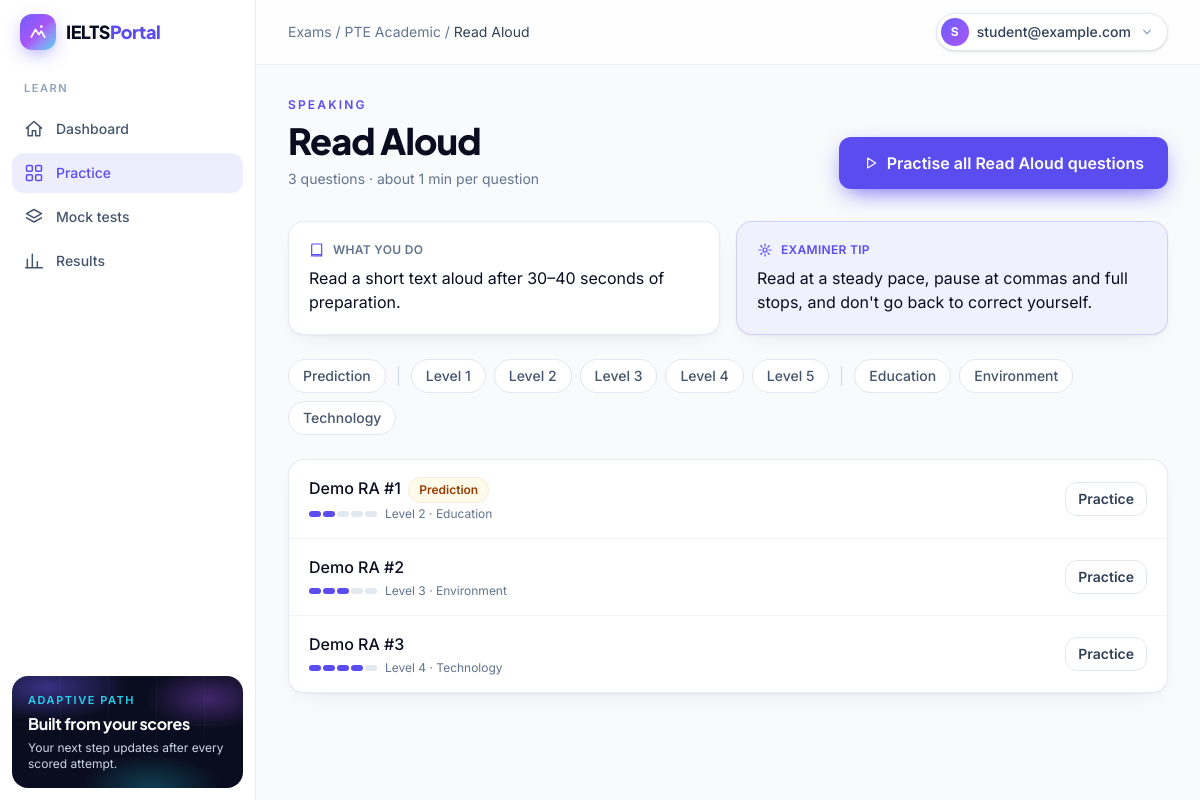
The app's page /exams/pte-academic/types/RA/ (signed in) with its own data.
### catalog/models.py (models this page shows, shortened)
class Exam(TimeStampedModel):
    class Kind(models.TextChoices):
        PTE = "pte", "PTE"
        IELTS = "ielts", "IELTS"
        OTHER = "other", "Other"
    code = models.CharField(max_length=32, unique=True, help_text="e.g. PTE_ACADEMIC")
    slug = models.SlugField(unique=True, help_text="URL slug, e.g. pte-academic")
    name = models.CharField(max_length=200)
    kind = models.CharField(max_length=10, choices=Kind.choices)
    description = models.TextField(blank=True)
    is_active = models.BooleanField(default=True)
    default_config = models.JSONField(
        default=dict, blank=True, help_text="Timers, navigation policy, ui_variant."
    )
    class Meta:
        ordering = ["name"]

class QuestionType(TimeStampedModel):
    class Engine(models.TextChoices):
        MCQ_SINGLE = "mcq_single", "MCQ single"
        MCQ_MULTI = "mcq_multi", "MCQ multi"
        FIB_DROPDOWN = "fib_dropdown", "FIB dropdown"
        FIB_DRAG = "fib_drag", "FIB drag-drop / bank"
        FIB_TEXT = "fib_text", "FIB type-in"
        REORDER = "reorder", "Reorder paragraphs"
        HIW = "hiw", "Highlight incorrect words"
        MATCHING = "matching", "Matching"
        TFNG = "tfng", "TFNG / YNNG"
        COMPLETION = "completion", "Form / note / table completion"
        MAP_LABEL = "map_label", "Map / plan / diagram label"
        DICTATION = "dictation", "Write from dictation"
        WRITING_TEXT = "writing_text", "Writing (free text)"
        SPEAKING_AUDIO = "speaking_audio", "Speaking (audio)"
    exam = models.ForeignKey(
        Exam, on_delete=models.CASCADE, related_name="question_types"
    )
    code = models.CharField(
        max_length=32, help_text="e.g. RA, RS, FIB_DROP, TFNG, TASK2"
    )
    name = models.CharField(max_length=200)
    section = models.CharField(max_length=10, choices=Section.choices)
    engine = models.CharField(max_length=20, choices=Engine.choices)
    default_time_sec = models.PositiveIntegerField(null=True, blank=True)
    ui_schema = models.JSONField(default=dict, blank=True)
    scoring_schema = models.JSONField(default=dict, blank=True)
    content_schema = models.JSONField(
        default=dict,
        blank=True,
        help_text="JSON Schema of the generation contract (content.contracts).",
    )
    media_policy = models.JSONField(
        default=dict,
        blank=True,
        help_text='Media the type needs, e.g. {"stimulus": "audio", "voices": 2}.',
    )
    class Meta:
        ordering = ["exam", "section", "code"]
        constraints = [
            models.UniqueConstraint(
                fields=["exam", "code"], name="uniq_qtype_exam_code"
            )
        ]

class Tag(models.Model):
    class Kind(models.TextChoices):
        TOPIC = "topic", "Topic"
        PREDICTION = "prediction", "Prediction"
        SKILL = "skill", "Skill"
    slug = models.SlugField(unique=True)
    label = models.CharField(max_length=100)
    kind = models.CharField(max_length=20, choices=Kind.choices, default=Kind.TOPIC)
    class Meta:
        ordering = ["label"]

class Question(TimeStampedModel):
    class Origin(models.TextChoices):
        SEED = "seed", "Seed"
        MANUAL = "manual", "Manual"
        GENERATED = "generated", "Generated"
        IMPORTED = "imported", "Imported"
    class Pool(models.TextChoices):
        PRACTICE = "practice", "Practice only"
        MOCK = "mock", "Mock only"
        BOTH = "both", "Practice and mock (legacy)"
    id = models.UUIDField(primary_key=True, default=uuid.uuid4, editable=False)
    exam = models.ForeignKey(Exam, on_delete=models.CASCADE, related_name="questions")
    question_type = models.ForeignKey(
        QuestionType, on_delete=models.PROTECT, related_name="questions"
    )
    tenant = models.ForeignKey(
        "tenancy.Tenant",
        on_delete=models.CASCADE,
        null=True,
        blank=True,
        related_name="questions",
        help_text="Empty = global bank.",
    )
    title = models.CharField(max_length=200, help_text="Internal only.")
    difficulty = models.PositiveSmallIntegerField(
        default=3, validators=[MinValueValidator(1), MaxValueValidator(5)]
    )
    tags = models.ManyToManyField(Tag, blank=True, related_name="questions")
    is_prediction = models.BooleanField(default=False)
    stem = models.JSONField(default=dict, blank=True)
    answer_key = models.JSONField(
        default=dict, blank=True, help_text="Server only — never send to the player."
    )
    scorer_meta = models.JSONField(default=dict, blank=True)
    assets = models.ManyToManyField(Asset, blank=True, related_name="questions")
    audio = models.ForeignKey(
        Asset,
        on_delete=models.SET_NULL,
        null=True,
        blank=True,
        related_name="listening_questions",
        help_text="Listening recording played in the attempt player.",
    )
    stimulus = models.ForeignKey(
        Stimulus,
        on_delete=models.PROTECT,
        null=True,
        blank=True,
        related_name="questions",
        help_text="Shared passage / script / image (optional).",
    )
    explanations = models.JSONField(
        default=dict, blank=True, help_text="Per-item rationale (server only)."
    )
    origin = models.CharField(
        max_length=10, choices=Origin.choices, default=Origin.MANUAL
    )
    pool = models.CharField(
        max_length=10,
        choices=Pool.choices,
        default=Pool.BOTH,
        help_text="Practice questions never appear in mocks and vice versa.",
    )
    topic = models.ForeignKey(
        Tag,
        on_delete=models.SET_NULL,
        null=True,
        blank=True,
        related_name="primary_questions",
    )
    subtopic = models.CharField(max_length=120, blank=True)
    content_hash = models.CharField(max_length=64, blank=True, db_index=True)
    minhash = models.BinaryField(null=True, blank=True, editable=False)
    is_active = models.BooleanField(default=True)
    version = models.PositiveIntegerField(default=1)
    PRACTICE_POOLS = (Pool.PRACTICE, Pool.BOTH)
    MOCK_POOLS = (Pool.MOCK, Pool.BOTH)
    class Meta:
        indexes = [
            models.Index(
                fields=["exam", "question_type", "is_active", "is_prediction"]
            ),
            models.Index(fields=["exam", "question_type", "pool", "is_active"]),
        ]

### accounts/models.py (models this page shows, shortened)
class User(AbstractUser):
    firebase_uid = models.CharField(
        max_length=128,
        unique=True,
        null=True,
        blank=True,
        help_text="Firebase Authentication uid (Google sign-in).",
    )
    class Meta(AbstractUser.Meta):
        constraints = [
            models.UniqueConstraint(
                Lower("email"),
                condition=~Q(email=""),
                name="accounts_user_email_ci_unique",
            )
        ]

class UserProfile(TimeStampedModel):
    user = models.OneToOneField(
        settings.AUTH_USER_MODEL, on_delete=models.CASCADE, related_name="profile"
    )
    display_name = models.CharField(max_length=150, blank=True)
    role_primary = models.CharField(
        max_length=20, choices=Role.choices, default=Role.STUDENT
    )
    primary_exam = models.ForeignKey(
        "catalog.Exam",
        on_delete=models.SET_NULL,
        null=True,
        blank=True,
        related_name="+",
    )
    target_score = models.DecimalField(
        max_digits=4,
        decimal_places=1,
        null=True,
        blank=True,
        help_text="PTE 10-90 or IELTS band 0-9.",
    )
    timezone = models.CharField(max_length=64, default="Asia/Kolkata")
    free_mocks_remaining = models.PositiveIntegerField(default=1)
    onboarded_at = models.DateTimeField(null=True, blank=True)
    avatar_url = models.URLField(max_length=500, blank=True)
    meta = models.JSONField(default=dict, blank=True)

### catalog/views.py (the view)
class QuestionTypeListView(ExamMixin, TemplateView):
    template_name = "catalog/qtype_list.html"
    def get_context_data(self, **kwargs):
        context = super().get_context_data(**kwargs)
        exam = self.get_exam()
        qtype = get_object_or_404(exam.question_types, code=self.kwargs["code"])
        params = self.request.GET
        questions = visible(
            Question.objects.filter(
                question_type=qtype, pool__in=Question.PRACTICE_POOLS
            ),
            self.request,
        )
        if params.get("prediction") == "1":
            questions = questions.filter(is_prediction=True)
        if params.get("difficulty") in {str(i) for i in range(1, 6)}:
            questions = questions.filter(difficulty=int(params["difficulty"]))
        topics = Tag.objects.filter(
            kind=Tag.Kind.TOPIC, questions__question_type=qtype
        ).distinct()
        if params.get("topic"):
            questions = questions.filter(tags__slug=params["topic"])
        context.update(
            exam=exam,
            qtype=qtype,
            questions=questions.only("id", "title", "difficulty", "is_prediction")
            .prefetch_related("tags")
            .order_by("title")
            .distinct(),
            prediction_chip=_chip(self.request, "prediction", "1", "Prediction"),
            difficulty_chips=[
                _chip(self.request, "difficulty", str(i), f"Level {i}")
                for i in range(1, 6)
            ],
            topic_chips=[_chip(self.request, "topic", t.slug, t.label) for t in topics],
            filtered=any(params.get(k) for k in ("prediction", "difficulty", "topic")),
        )
        return context

### templates/catalog/qtype_list.html (shortened to what this page needs)
{% extends "app/base.html" %}
{% load guide %}
{% block crumbs %}{% with crumb=qtype.name %}{% include "catalog/_crumbs.html" %}{% endwith %}{% endblock %}
{% block content %}
<div data-animate class="mb-8 flex flex-wrap items-end justify-between gap-4">
  <div>
    <p class="eyebrow">{{ qtype.get_section_display }}</p>
    <h1 class="mt-2 font-display text-3xl font-extrabold tracking-tight text-ink sm:text-4xl">{{ qtype.name }}</h1>
    <p class="mt-2 text-sm text-slate-500">{{ questions|length }} question{{ questions|length|pluralize }}{% if qtype.default_time_sec %} · about {{ qtype.default_time_sec|minutes }} min per question{% endif %}</p>
  </div>
  {% if questions %}<form method="post" action="{% url 'catalog:practice_start' exam.slug qtype.code %}">{% csrf_token %}<button class="btn-primary btn-lg" data-testid="practice-all">{% include "components/icon.html" with name="play" cls="h-4 w-4" %}Practise all {{ qtype.name }} questions</button></form>{% endif %}
</div>
{% with g=qtype.code|qtype_guide %}{% if g %}
<div data-animate class="mb-6 grid gap-4 md:grid-cols-2" data-testid="qtype-guide">
  <div class="card p-5"><p class="flex items-center gap-2 text-xs font-semibold tracking-wide text-slate-500 uppercase">What you do</p><p class="mt-2 text-ink">{{ g.what }}</p></div>
  <div class="card border-brand/20 bg-brand/5 p-5"><p class="flex items-center gap-2 text-xs font-semibold tracking-wide text-brand uppercase">{% include "components/icon.html" with name="spark" cls="h-4 w-4" %}Examiner tip</p><p class="mt-2 text-ink">{{ g.tip }}</p></div>
</div>
{% endif %}{% endwith %}
<div data-animate class="flex flex-wrap items-center gap-2" data-testid="filters">
  {% with chip=prediction_chip %}{% include "catalog/_chip.html" %}{% endwith %}
  {% for chip in difficulty_chips %}{% include "catalog/_chip.html" %}{% endfor %}
  {% for chip in topic_chips %}{% include "catalog/_chip.html" %}{% endfor %}
</div>
<div data-animate class="card mt-6 overflow-hidden">
  <ul class="divide-y divide-slate-100">
    {% for q in questions %}
    <li class="flex flex-wrap items-center gap-4 px-5 py-4" data-testid="question-row">
      <div class="min-w-0 flex-1">
        <p class="font-medium text-ink">{{ q.title }}{% if q.is_prediction %} <span class="chip-warn ml-1">Prediction</span>{% endif %}</p>
        <p class="mt-1 flex flex-wrap items-center gap-2 text-xs text-slate-500"><span class="flex gap-0.5" aria-label="Level {{ q.difficulty }}">{% for i in "12345" %}<span class="h-1.5 w-3 rounded-full {% if forloop.counter <= q.difficulty %}bg-brand{% else %}bg-slate-200{% endif %}"></span>{% endfor %}</span>Level {{ q.difficulty }}{% for t in q.tags.all %}{% if t.kind == "topic" %} · {{ t.label }}{% endif %}{% endfor %}</p>
      </div>
      <form method="post" action="{% url 'catalog:practice_start' exam.slug qtype.code %}">{% csrf_token %}<input type="hidden" name="question" value="{{ q.pk }}"><button class="btn-ghost px-3 py-1.5" data-testid="practice-one">Practice</button></form>
    </li>
    {% empty %}<li class="px-5 py-10 text-center text-slate-500">No questions match these filters.</li>{% endfor %}
  </ul>
</div>
{% endblock %}

### templates/catalog/_crumbs.html
<a class="hover:text-brand" href="{% url 'catalog:exam_list' %}">Exams</a>{% if exam %} / <a class="hover:text-brand" href="{% url 'catalog:exam_detail' exam.slug %}">{{ exam.name }}</a>{% endif %}{% if crumb %} / <span class="text-slate-700">{{ crumb }}</span>{% endif %}

### templates/components/user_menu.html (shortened to what this page needs)
<div class="relative" x-data="{ open: false, busy: false }" @keydown.escape.window="open = false" @click.outside="open = false">
  <button type="button" class="flex items-center gap-2 rounded-full border border-slate-200 bg-white py-1 pr-3 pl-1 text-sm font-medium text-slate-700 shadow-sm transition hover:border-slate-300" @click="open = !open" :aria-expanded="open" aria-haspopup="menu">
    {% if user.profile.avatar_url %}<img src="{{ user.profile.avatar_url }}" alt="" class="h-7 w-7 rounded-full object-cover">
    {% else %}<span class="grid h-7 w-7 place-items-center rounded-full bg-gradient-to-br from-aurora-1 to-aurora-2 text-xs font-bold text-white">{{ user.profile.display_name|default:user.email|default:user.username|first|upper }}</span>{% endif %}
    <span class="hidden max-w-[10rem] truncate sm:inline">{{ user.profile.display_name|default:user.email|default:user.username }}</span>
  </button>
</div>

### templates/catalog/_chip.html
<a href="{{ chip.url }}" class="rounded-full px-3.5 py-1.5 text-sm font-medium transition {% if chip.active %}bg-ink text-white shadow-sm{% else %}border border-slate-200 bg-white text-slate-600 hover:border-brand/50 hover:text-brand{% endif %}">{{ chip.label }}</a>

### records on screen
Exam: name "PTE Academic"
QuestionType: name "Read Aloud", section "SPEAKING", default_time_sec|minutes "1"
User: profile.display_name|first "S", profile.display_name "student@example.com"
Tag: label "Education", label "Education"
Tag: label "Environment", label "Environment"
Tag: label "Technology", label "Technology"
Question: title "Demo RA #1", is_prediction "Prediction", difficulty "2"
Question: title "Demo RA #2", difficulty "3"
Question: title "Demo RA #3", difficulty "4"

### other values on screen
{{ item.label }} "Dashboard" "Practice" "Mock tests" "Results"
{{ questions|length }} "3"
{{ g.what }} "Read a short text aloud after 30–40 seconds of preparation."
{{ g.tip }} "Read at a steady pace, pause at commas and full stops, and don't go back to correct yourself."
{{ chip.label }} "Prediction" "Level 1" "Level 2" "Level 3" "Level 4" "Level 5"
